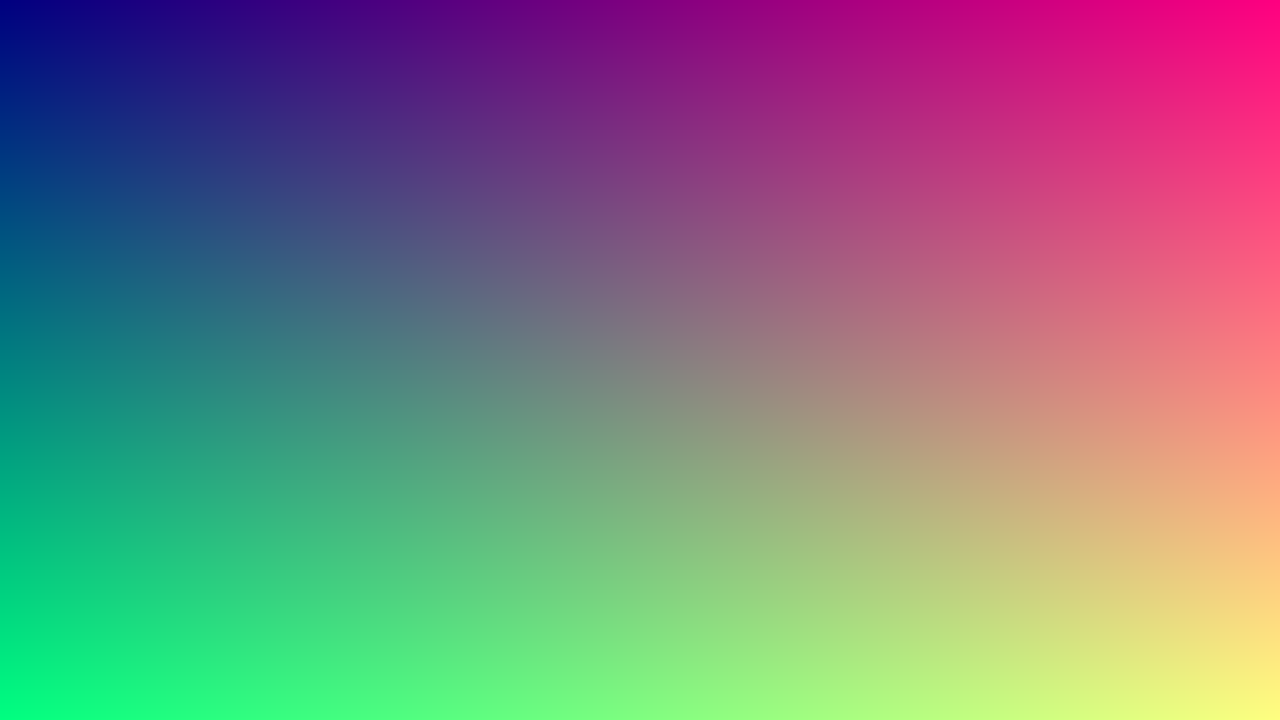
#> input picture gallery/001/00_original.png, 1280 x 720 px
$ python -i sobel_edge.py   (imports and definitions only)   (older library calls are emulated)
#> lines starting #> are read from the running program, lines starting #| are printed output that depends on the picture
#!/usr/bin/env python3
# -*- coding: utf-8 -*-
"""003 | GPU Sobel 边缘检测：单 kernel 完成 Gx/Gy + 幅值 + 可选二值化。"""
from __future__ import annotations
import sys
from pathlib import Path
import numpy as np
from numba import cuda, float32, uint8
from PIL import Image

sys.path.insert(0, str(Path(__file__).resolve().parents[1]))
from common.image_utils import make_demo_rgb, timed, save_png

# [38 lines left out: function sobel_kernel, not called in this run]

def to_gray(img):
    f = img.astype(np.float32)
    return (0.299 * f[..., 0] + 0.587 * f[..., 1] + 0.114 * f[..., 2]).astype(np.uint8)

# [9 lines left out: function gpu_sobel, not called in this run]

def cpu_sobel_opencv(gray, threshold=80):
    try:
        import cv2
        gx = cv2.Sobel(gray, cv2.CV_32F, 1, 0, ksize=3)
        gy = cv2.Sobel(gray, cv2.CV_32F, 0, 1, ksize=3)
        mag = np.sqrt(gx * gx + gy * gy)
        mag = np.clip(mag, 0, 255).astype(np.uint8)
        _, binary = cv2.threshold(mag, threshold, 255, cv2.THRESH_BINARY)
        return mag, binary
    except Exception as e:
        print("OpenCV 不可用，跳过 CPU 对照:", e)
        return None, None

# [22 lines left out: function main, not called in this run]

# [2 lines not run here, left out]

>>> import cv2
>>> picture = cv2.imread('../gallery/001/00_original.png', cv2.IMREAD_GRAYSCALE)
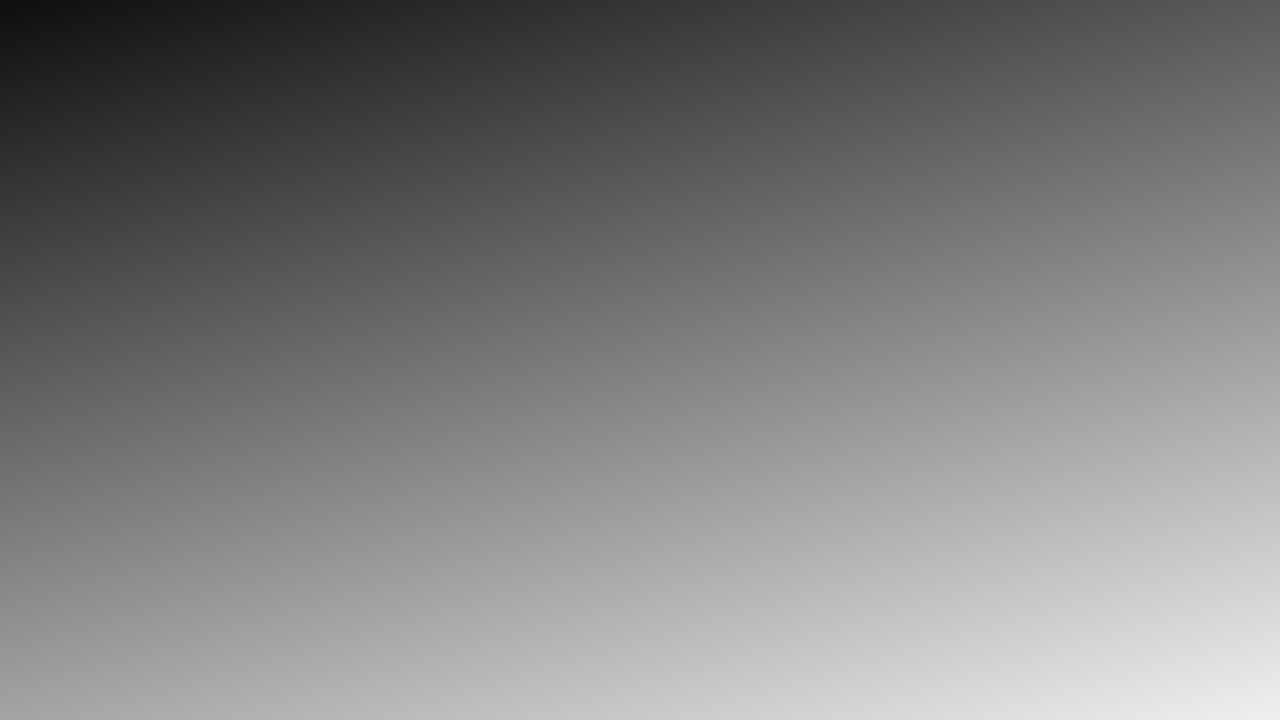
#> picture: shape (720, 1280); min 14, max 240, mean 126.6
>>> result = cpu_sobel_opencv(picture)
#> in cpu_sobel_opencv, `gx = cv2.Sobel(gray, cv2.CV_32F, 1, 0, ksize=3)`:
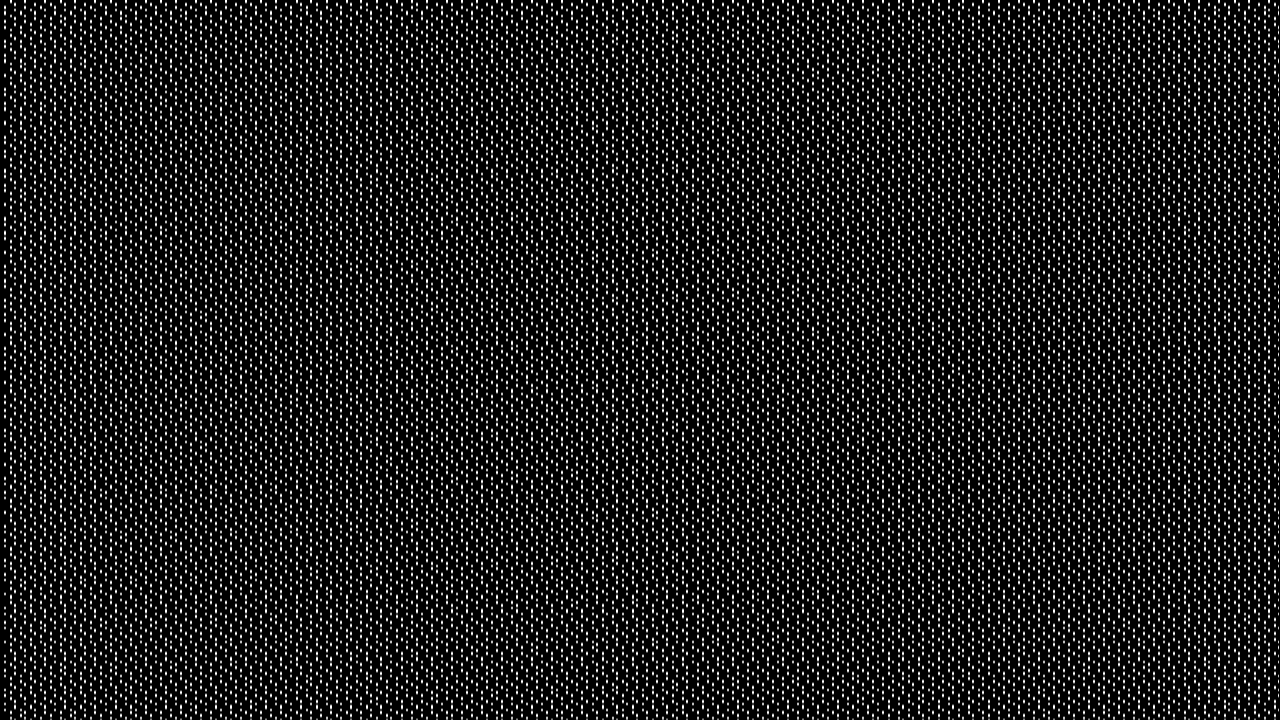
#> gx: shape (720, 1280) float32; min 0, max 4, mean 0.476; drawn with min black and max white
#> in cpu_sobel_opencv, `gy = cv2.Sobel(gray, cv2.CV_32F, 0, 1, ksize=3)`:
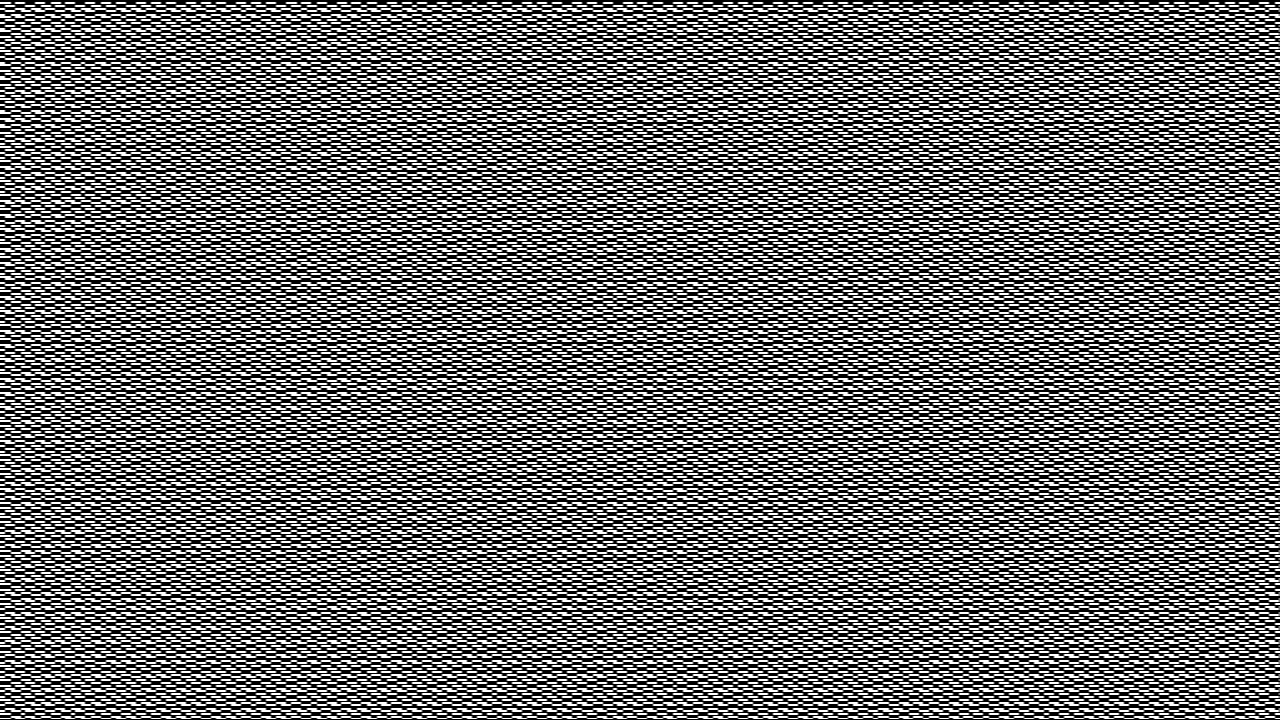
#> gy: shape (720, 1280) float32; min 0, max 4, mean 1.66; drawn with min black and max white
#> in cpu_sobel_opencv, `mag = np.sqrt(gx * gx + gy * gy)`:
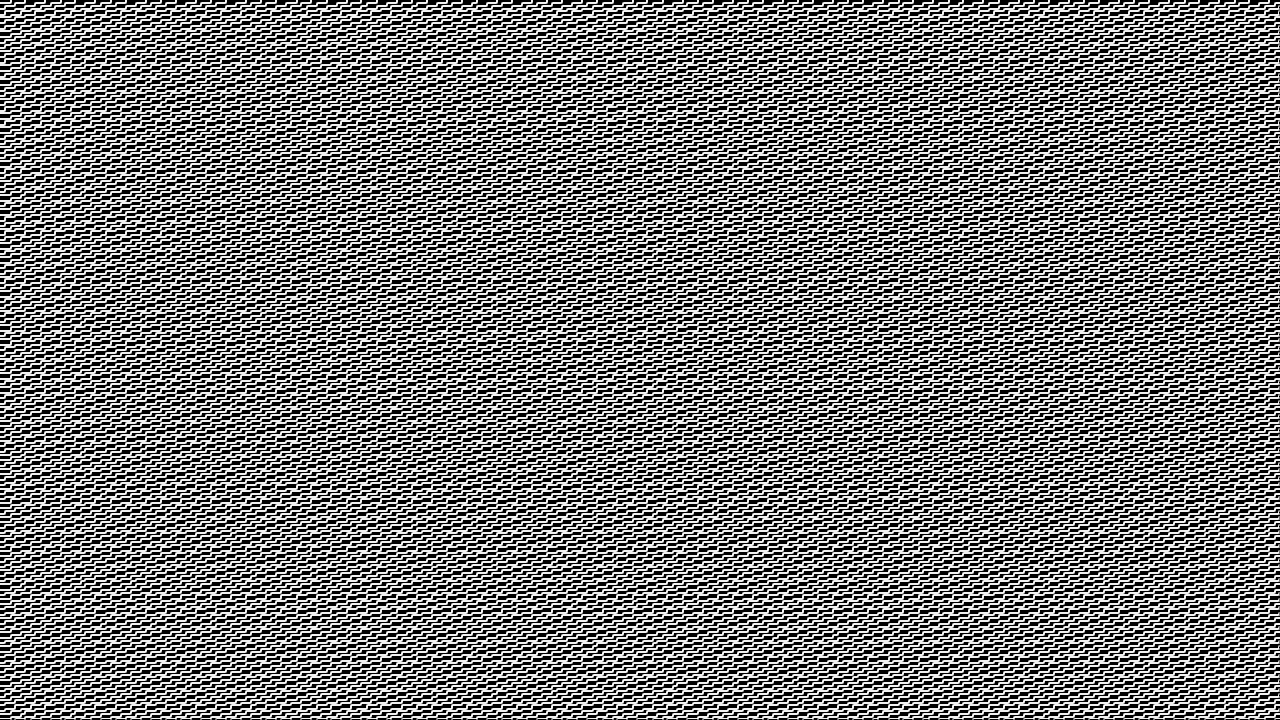
#> mag: shape (720, 1280) float32; min 0, max 4.24, mean 1.97; drawn with min black and max white
#> in cpu_sobel_opencv, `_, binary = cv2.threshold(mag, threshold, 255, cv2.THRESH_BINARY)`: binary: shape (720, 1280); every value is 0

$ run again, on gallery/001/01_brightness_gpu.png
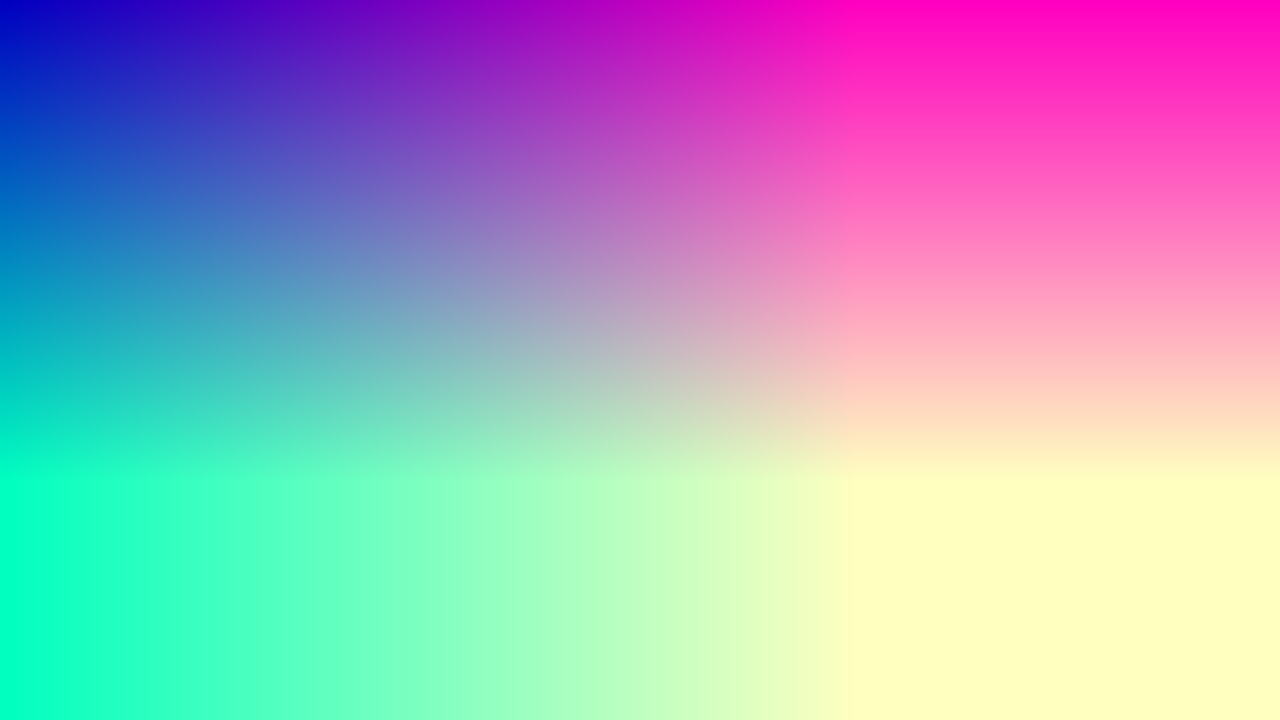
#> input picture gallery/001/01_brightness_gpu.png, 1280 x 720 px
#> in cpu_sobel_opencv, `gx = cv2.Sobel(gray, cv2.CV_32F, 1, 0, ksize=3)`:
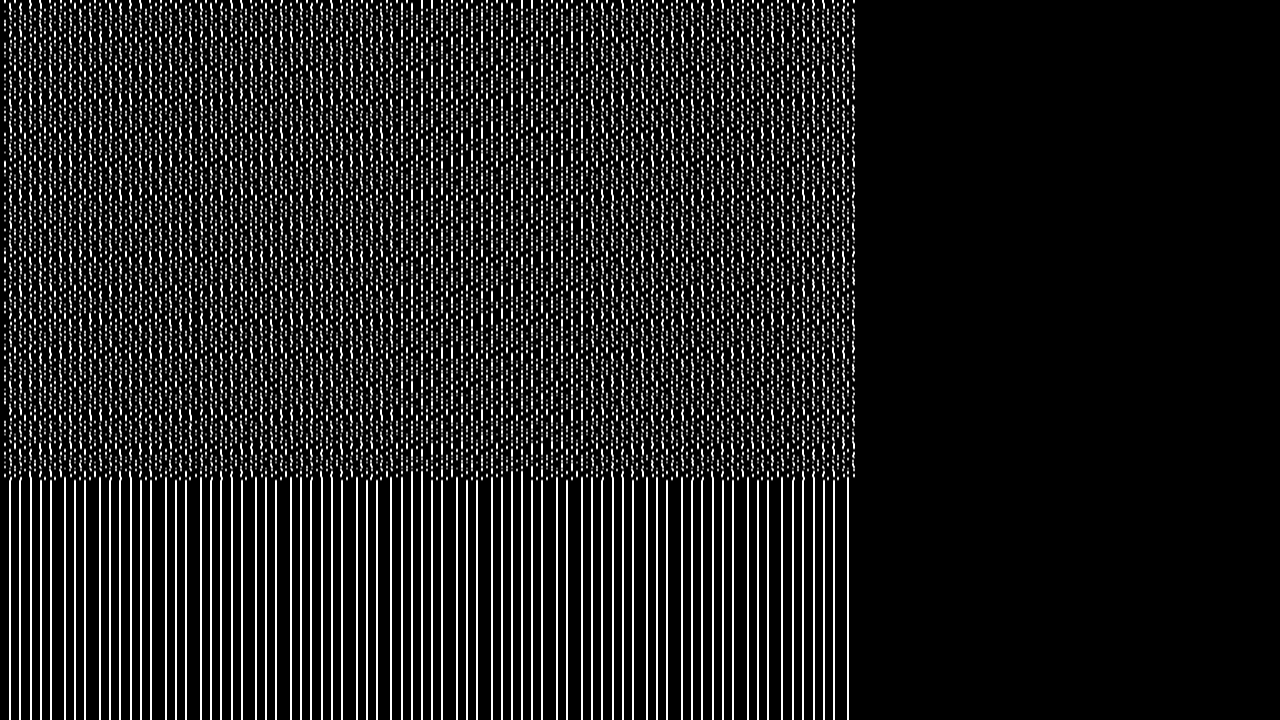
#> gx: shape (720, 1280) float32; min 0, max 4, mean 0.476; drawn with min black and max white
#> in cpu_sobel_opencv, `mag = np.sqrt(gx * gx + gy * gy)`:
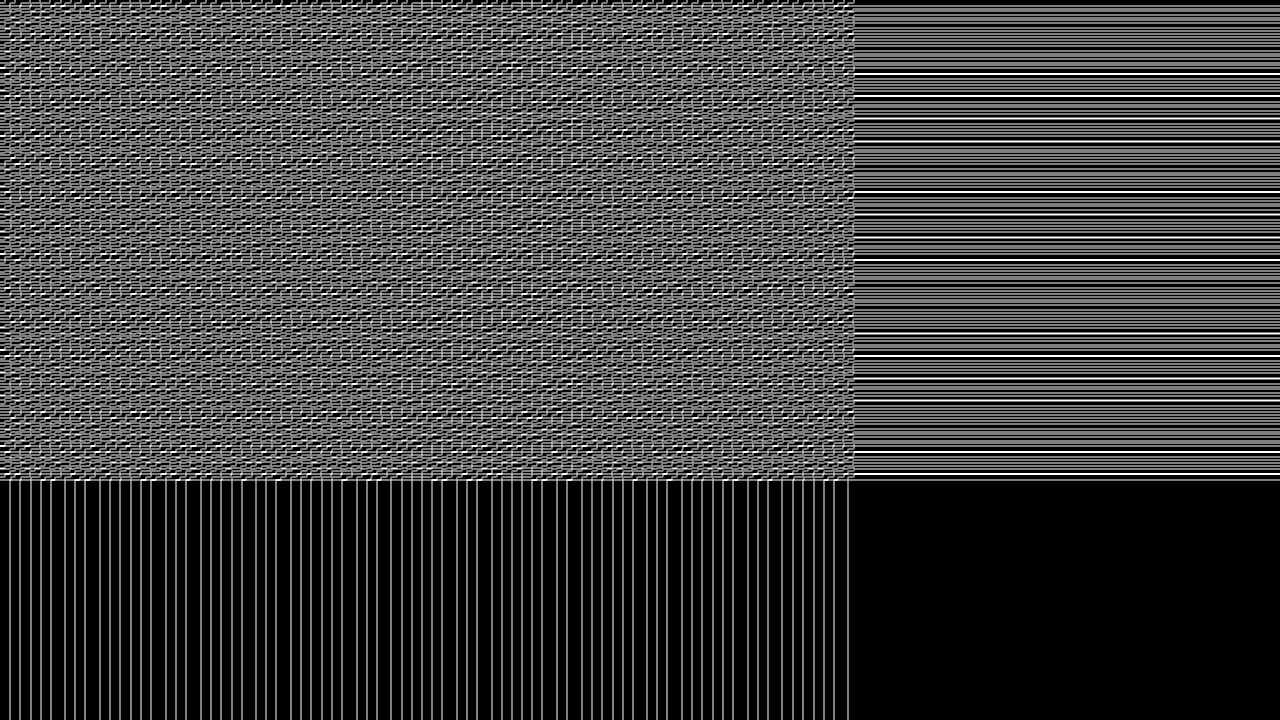
#> mag: shape (720, 1280) float32; min 0, max 8, mean 1.99; drawn with min black and max white
#> binary: shape (720, 1280); every value is 0
